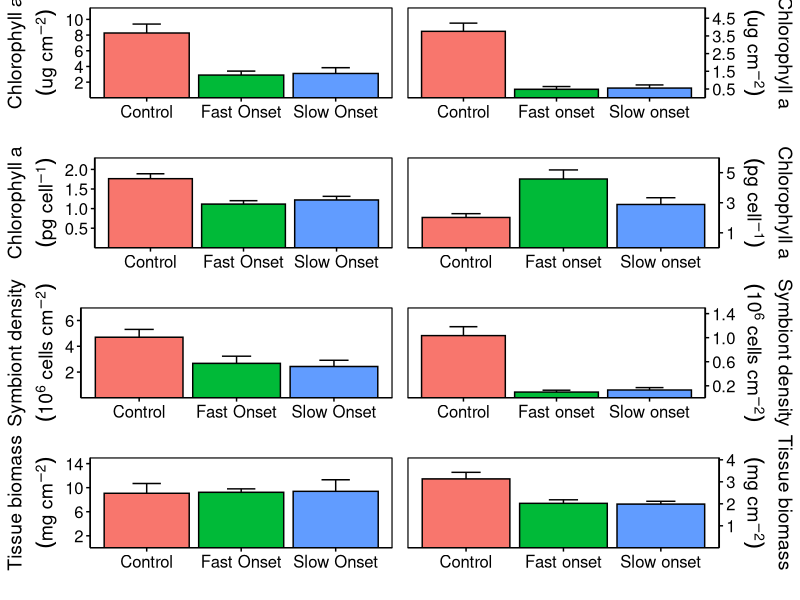
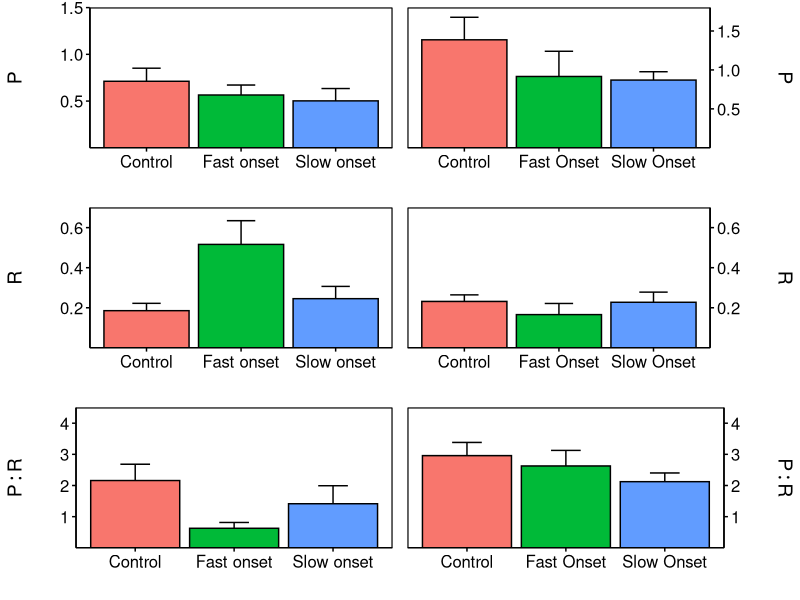

Here is the R script that generated these plots, in order:
library(dplyr)
library(ggplot2)
library(tidyr)


theme_d <- theme_classic() +
  theme(text = element_text(color = "black", size = 14),
        strip.text = element_text(color = "black", size = 14),
        axis.text  = element_text(color = "black", size = 12),
        axis.ticks = element_line(color = "black"),
        legend.text = element_text(size = 12),
        line = element_line(color = "black"),
        plot.background  = element_rect(fill = "white", color = "transparent"),
        panel.background = element_rect(fill = "white", color = "black"),
        strip.background = element_rect(fill = "white", color = "transparent"),
        panel.grid = element_blank(),
        panel.border = element_rect(fill = NA, colour = "black"),
        legend.background = element_rect(fill = "white", color = "transparent"),
        legend.key = element_rect(fill = "white", color = "transparent"))



Pver<-read.csv("Pversipora.csv")%>%
  glimpse()
Pdam<-read.csv("Pdamicornis.csv")%>%
  glimpse()

e<-Pdam%>%
  select(Allocation, chla)%>%
  drop_na()%>%
  group_by(Allocation)%>%
  dplyr::summarise(meanB = mean(chla), sd= sd(chla), n = n(), se = sd/sqrt(n))%>%
  ggplot(aes(x=Allocation,y=meanB,fill=Allocation)) +
  ylab(expression(atop(Chlorophyll~a,(ug~cm^-2))))+
  xlab('')+
  geom_errorbar(aes(ymin=meanB-se, ymax=meanB+se), width=0.3,size=0.5)+
  geom_bar(stat = "identity",show.legend=FALSE, color = "black")+
  theme(axis.title.x = element_blank())+
  scale_y_continuous(expand = c(0, 0), breaks= seq(0.5, 8, 1), limits = c(0,5.1), position = "right")+
  theme_d

f<-Pdam%>%
  select(Allocation, chla_cell)%>%
  drop_na()%>%
  group_by(Allocation)%>%
  dplyr::summarise(meanB = mean(chla_cell), sd= sd(chla_cell), n = n(), se = sd/sqrt(n))%>%
  ggplot(aes(x=Allocation,y=meanB,fill=Allocation)) +
  ylab(expression(atop(Chlorophyll~a,(pg~cell^-1))))+
  xlab('')+
  geom_errorbar(aes(ymin=meanB-se, ymax=meanB+se), width=0.3,size=0.5)+
  geom_bar(stat = "identity",show.legend=FALSE, color = "black")+
  theme(axis.title.x = element_blank())+
  scale_y_continuous(expand = c(0, 0), breaks= seq(1, 8, 2), limits = c(0,6), position = "right")+
  theme_d
g<-Pdam%>%
  select(Allocation, zoox)%>%
  drop_na()%>%
  group_by(Allocation)%>%
  dplyr::summarise(meanB = mean(zoox), sd= sd(zoox), n = n(), se = sd/sqrt(n))%>%
  ggplot(aes(x=Allocation,y=meanB,fill=Allocation)) +
  ylab(expression(atop(Symbiont~density,(10^6~cells~cm^-2))))+
  xlab('')+
  geom_errorbar(aes(ymin=meanB-se, ymax=meanB+se), width=0.3,size=0.5)+
  geom_bar(stat = "identity",show.legend=FALSE, color = "black")+
  theme(axis.title.x = element_blank())+
  scale_y_continuous(expand = c(0, 0), breaks= seq(0.2, 2, 0.4), limits = c(0,1.5), position = "right")+
  theme_d

h<-Pdam%>%
  select(Allocation, biomass)%>%
  drop_na()%>%
  group_by(Allocation)%>%
  dplyr::summarise(meanB = mean(biomass), sd= sd(biomass), n = n(), se = sd/sqrt(n))%>%
  ggplot(aes(x=Allocation,y=meanB,fill=Allocation)) +
  ylab(expression(atop(Tissue~biomass,(mg~cm^-2))))+
  xlab('')+
  geom_errorbar(aes(ymin=meanB-se, ymax=meanB+se), width=0.3,size=0.5)+
  geom_bar(stat = "identity",show.legend=FALSE, color = "black")+
  theme(axis.title.x = element_blank())+
  scale_y_continuous(expand = c(0, 0), breaks= seq(1, 20, 1), limits = c(0,4.1), position = "right")+
  theme_d

a<-Pver%>%
  select(Allocation, chla)%>%
  drop_na()%>%
  group_by(Allocation)%>%
  dplyr::summarise(meanB = mean(chla), sd= sd(chla), n = n(), se = sd/sqrt(n))%>%
  ggplot(aes(x=Allocation,y=meanB,fill=Allocation)) +
  ylab(expression(atop(Chlorophyll~a,(ug~cm^-2))))+
  xlab('')+
  geom_errorbar(aes(ymin=meanB-se, ymax=meanB+se), width=0.3,size=0.5)+
  geom_bar(stat = "identity",show.legend=FALSE, color = "black")+
  theme(axis.title.x = element_blank())+
  scale_y_continuous(expand = c(0, 0), breaks= seq(2, 20, 2), limits = c(0,11.5))+
  theme_d

b<-Pver%>%
  select(Allocation, chla_cell)%>%
  drop_na()%>%
  group_by(Allocation)%>%
  dplyr::summarise(meanB = mean(chla_cell), sd= sd(chla_cell), n = n(), se = sd/sqrt(n))%>%
  ggplot(aes(x=Allocation,y=meanB,fill=Allocation)) +
  ylab(expression(atop(Chlorophyll~a,(pg~cell^-1))))+
  xlab('')+
  geom_errorbar(aes(ymin=meanB-se, ymax=meanB+se), width=0.3,size=0.5)+
  geom_bar(stat = "identity",show.legend=FALSE, color = "black")+
  theme(axis.title.x = element_blank())+
  scale_y_continuous(expand = c(0, 0), breaks= seq(0.5, 4, 0.5), limits = c(0,2.3))+
  theme_d


c<-Pver%>%
  select(Allocation, zoox)%>%
  drop_na()%>%
  group_by(Allocation)%>%
  dplyr::summarise(meanB = mean(zoox), sd= sd(zoox), n = n(), se = sd/sqrt(n))%>%
  ggplot(aes(x=Allocation,y=meanB,fill=Allocation)) +
  ylab(expression(atop(Symbiont~density,(10^6~cells~cm^-2))))+
  xlab('')+
  geom_errorbar(aes(ymin=meanB-se, ymax=meanB+se), width=0.3,size=0.5)+
  geom_bar(stat = "identity",show.legend=FALSE, color = "black")+
  theme(axis.title.x = element_blank())+
  scale_y_continuous(expand = c(0, 0), breaks= seq(2, 8, 2), limits = c(0,7))+
  theme_d

d<-Pver%>%
  select(Allocation, biomass)%>%
  drop_na()%>%
  group_by(Allocation)%>%
  dplyr::summarise(meanB = mean(biomass), sd= sd(biomass), n = n(), se = sd/sqrt(n))%>%
  ggplot(aes(x=Allocation,y=meanB,fill=Allocation)) +
  ylab(expression(atop(Tissue~biomass,(mg~cm^-2))))+
  xlab('')+
  geom_errorbar(aes(ymin=meanB-se, ymax=meanB+se), width=0.3,size=0.5)+
  geom_bar(stat = "identity",show.legend=FALSE, color = "black")+
  theme(axis.title.x = element_blank())+
  scale_y_continuous(expand = c(0, 0), breaks= seq(2, 16, 4), limits = c(0,15))+
  theme_d

cowplot::plot_grid(a,e, b,f,
                   c,g,d,h, ncol = 2)

a<-Pdam%>%
  select(Allocation, P)%>%
  drop_na()%>%
  group_by(Allocation)%>%
  dplyr::summarise(meanB = mean(P), sd= sd(P), n = n(), se = sd/sqrt(n))%>%
  ggplot(aes(x=Allocation,y=meanB,fill=Allocation)) +
  ylab(expression(atop(P)))+
  xlab('')+
  geom_errorbar(aes(ymin=meanB-se, ymax=meanB+se), width=0.3,size=0.5)+
  geom_bar(stat = "identity",show.legend=FALSE, color = "black")+
  scale_y_continuous(expand = c(0, 0), breaks= seq(0.5, 1.5, 0.5), limits = c(0,1.5))+
  theme(axis.title.x = element_blank())+
  theme_d

b<-Pdam%>%
  select(Allocation, P_R)%>%
  drop_na()%>%
  group_by(Allocation)%>%
  dplyr::summarise(meanB = mean(P_R), sd= sd(P_R), n = n(), se = sd/sqrt(n))%>%
  ggplot(aes(x=Allocation,y=meanB,fill=Allocation)) +
  ylab(expression(atop(P:R)))+
  xlab('')+
  geom_errorbar(aes(ymin=meanB-se, ymax=meanB+se), width=0.3,size=0.5)+
  geom_bar(stat = "identity",show.legend=FALSE, color = "black")+
  scale_y_continuous(expand = c(0, 0), breaks= seq(1, 4, 1), limits = c(0,4.5))+
  theme(axis.title.x = element_blank())+
  theme_d

c<-Pdam%>%
  select(Allocation, R)%>%
  drop_na()%>%
  group_by(Allocation)%>%
  dplyr::summarise(meanB = mean(R), sd= sd(R), n = n(), se = sd/sqrt(n))%>%
  ggplot(aes(x=Allocation,y=meanB,fill=Allocation)) +
  ylab(expression(atop(R)))+
  xlab('')+
  geom_errorbar(aes(ymin=meanB-se, ymax=meanB+se), width=0.3,size=0.5)+
  geom_bar(stat = "identity",show.legend=FALSE, color = "black")+
  scale_y_continuous(expand = c(0, 0), breaks= seq(0.2, 0.8, 0.2), limits = c(0,0.7))+
  theme(axis.title.x = element_blank())+
  theme_d

d<-Pver%>%
  select(Allocation, P)%>%
  drop_na()%>%
  group_by(Allocation)%>%
  dplyr::summarise(meanB = mean(P), sd= sd(P), n = n(), se = sd/sqrt(n))%>%
  ggplot(aes(x=Allocation,y=meanB,fill=Allocation)) +
  ylab(expression(atop(P)))+
  xlab('')+
  geom_errorbar(aes(ymin=meanB-se, ymax=meanB+se), width=0.3,size=0.5)+
  geom_bar(stat = "identity",show.legend=FALSE, color = "black")+
  scale_y_continuous(expand = c(0, 0), breaks= seq(0.5, 1.5, 0.5), limits = c(0,1.8),position = "right")+
  theme(axis.title.x = element_blank())+
  theme_d

e<-Pver%>%
  select(Allocation, P_R)%>%
  drop_na()%>%
  group_by(Allocation)%>%
  dplyr::summarise(meanB = mean(P_R), sd= sd(P_R), n = n(), se = sd/sqrt(n))%>%
  ggplot(aes(x=Allocation,y=meanB,fill=Allocation)) +
  ylab(expression(atop(P:R)))+
  xlab('')+
  geom_errorbar(aes(ymin=meanB-se, ymax=meanB+se), width=0.3,size=0.5)+
  geom_bar(stat = "identity",show.legend=FALSE, color = "black")+
  scale_y_continuous(expand = c(0, 0), breaks= seq(1, 4, 1), limits = c(0,4.5),position = "right")+
  theme(axis.title.x = element_blank())+
  theme_d

f<-Pver%>%
  select(Allocation, R)%>%
  drop_na()%>%
  group_by(Allocation)%>%
  dplyr::summarise(meanB = mean(R), sd= sd(R), n = n(), se = sd/sqrt(n))%>%
  ggplot(aes(x=Allocation,y=meanB,fill=Allocation)) +
  ylab(expression(atop(R)))+
  xlab('')+
  geom_errorbar(aes(ymin=meanB-se, ymax=meanB+se), width=0.3,size=0.5)+
  geom_bar(stat = "identity",show.legend=FALSE, color = "black")+
  scale_y_continuous(expand = c(0, 0), breaks= seq(0.2, 0.8, 0.2), limits = c(0,0.7),position = "right")+
  theme(axis.title.x = element_blank())+
  theme_d


cowplot::plot_grid(a,d, c,f,
                   b,e, ncol = 2)

